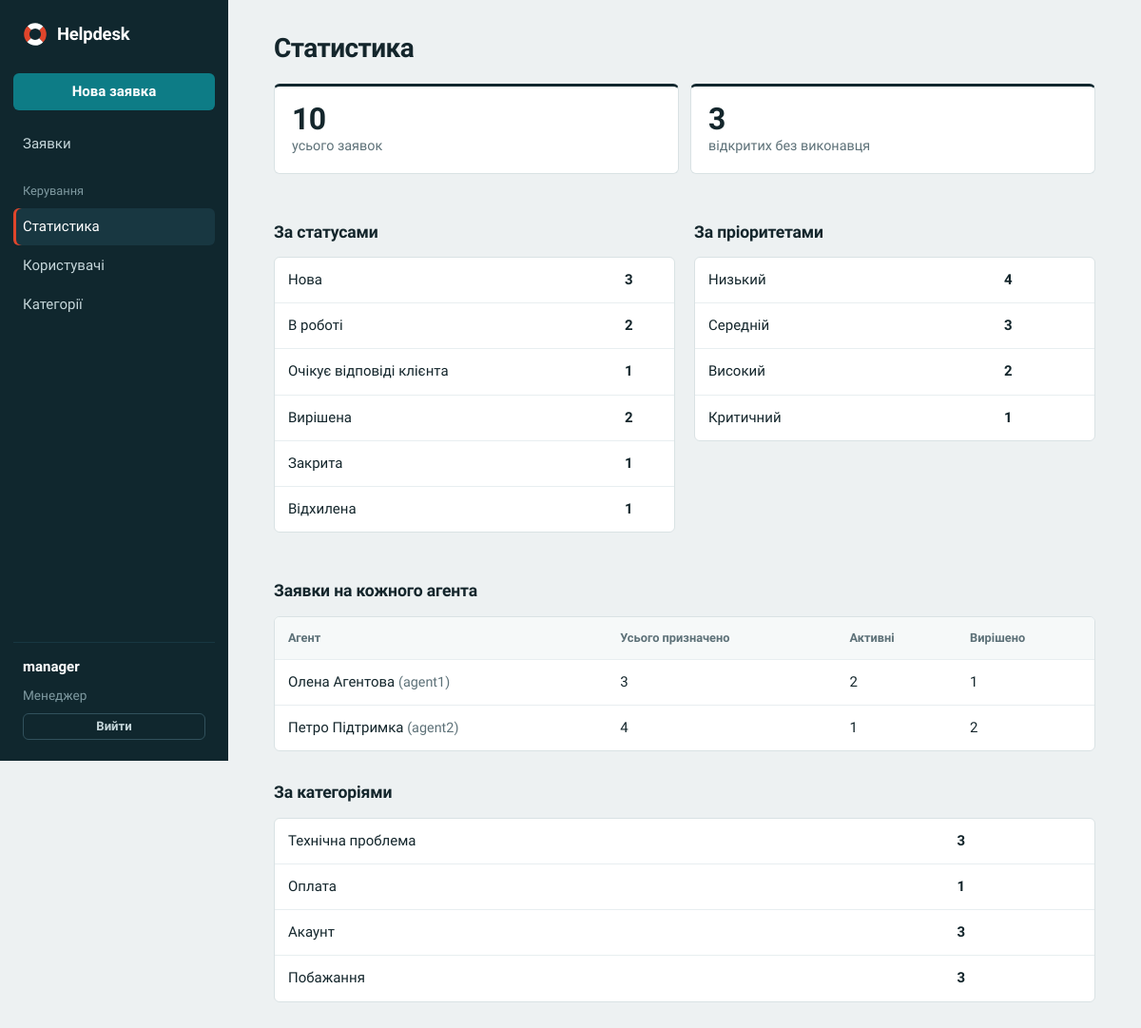
Screenshot of /manage/stats/ (signed in) with the database file from the repository.
### accounts/models.py (models this page shows, shortened)
class User(AbstractUser):
    class Role(models.TextChoices):
        CLIENT = "client", "Клієнт"
        AGENT = "agent", "Агент"
        MANAGER = "manager", "Менеджер"
    role = models.CharField("Роль", max_length=10, choices=Role.choices, default=Role.CLIENT)
    phone = models.CharField("Телефон", max_length=30, blank=True)
    bio = models.TextField("Про себе", blank=True)
    @property
    def is_client(self):
        return self.role == self.Role.CLIENT
    @property
    def is_manager(self):
        return self.role == self.Role.MANAGER
    @property
    def display_name(self):
        return self.get_full_name() or self.username

### tickets/models.py (models this page shows, shortened)
class Category(models.Model):
    name = models.CharField("Назва", max_length=80, unique=True)
    class Meta:
        ordering = ["name"]
        verbose_name = "Категорія"
        verbose_name_plural = "Категорії"

### tickets/views.py (the view)
# urls.py: path("manage/stats/", views.manage_stats, name="manage_stats"),
@role_required("manager")
def manage_stats(request):
    return render(request, "manage/stats.html", services.global_stats())

### accounts/permissions.py (called while the page is built)
def role_required(*roles):
    def decorator(view):
        @wraps(view)
        @login_required
        def wrapper(request, *args, **kwargs):
            if request.user.role not in roles:
                raise PermissionDenied
            return view(request, *args, **kwargs)
        return wrapper
    return decorator

### templates/manage/stats.html (shortened to what this page needs)
{% extends "base.html" %}
{% block content %}
<h1>Статистика</h1>
{% include "manage/_stats.html" %}
<h2>За категоріями</h2>
<div class="table-wrap"><table>{% for name, n in by_category %}<tr><td>{{ name }}</td><td><b>{{ n }}</b></td></tr>{% empty %}<tr><td class="meta">Категорій немає.</td></tr>{% endfor %}</table></div>
{% endblock %}

### templates/base.html (shortened to what this page needs)
{% load static %}<!doctype html>
<html lang="uk">
<head>
  <link rel="stylesheet" href="{% static 'style.css' %}">
</head>
<body>
{% with url_name=request.resolver_match.url_name %}
{% if user.is_authenticated %}
<div class="shell">
  <aside class="side">
    <a class="brand" href="{% url 'ticket_list' %}">{% include "_logo.html" %}Helpdesk</a>
    <nav>
      <a class="new" href="{% url 'ticket_create' %}">Нова заявка</a>
      <a href="{% url 'ticket_list' %}" class="{% if url_name == 'ticket_list' or url_name == 'ticket_detail' %}on{% endif %}">{% if user.is_client %}Мої заявки{% else %}Заявки{% endif %}</a>
      {% if user.is_manager %}
        <div class="group">Керування</div>
        <a href="{% url 'manage_stats' %}" class="{% if url_name == 'manage_stats' %}on{% endif %}">Статистика</a>
        <a href="{% url 'manage_users' %}" class="{% if url_name == 'manage_users' %}on{% endif %}">Користувачі</a>
        <a href="{% url 'manage_categories' %}" class="{% if url_name == 'manage_categories' %}on{% endif %}">Категорії</a>
      {% endif %}
    </nav>
    <div class="me">
      <a href="{% url 'profile' %}">{{ user.username }}</a>
      <span class="role">{{ user.get_role_display }}</span>
      <form method="post" action="{% url 'logout' %}">{% csrf_token %}<button class="btn secondary sm">Вийти</button></form>
    </div>
  </aside>
  <main><div class="page">
{% endif %}
    {% block content %}{% endblock %}
{% if user.is_authenticated %}
  </div></main>
</div>
{% else %}
    </div>
    <div style="margin-bottom:auto"></div>
  </section>
</div>
{% endif %}
{% endwith %}
</body>
</html>

### templates/manage/_stats.html
<div class="stats">
  <div class="card"><b>{{ total }}</b>усього заявок</div>
  <div class="card"><b>{{ unassigned }}</b>відкритих без виконавця</div>
</div>
<div class="grid2" style="grid-template-columns:repeat(2,minmax(0,1fr))">
  <div><h2>За статусами</h2><div class="table-wrap"><table>
    {% for label, n in by_status %}<tr><td>{{ label }}</td><td><b>{{ n }}</b></td></tr>{% endfor %}</table></div></div>
  <div><h2>За пріоритетами</h2><div class="table-wrap"><table>
    {% for label, n in by_priority %}<tr><td>{{ label }}</td><td><b>{{ n }}</b></td></tr>{% endfor %}</table></div></div>
</div>
<h2>Заявки на кожного агента</h2>
<div class="table-wrap"><table>
  <tr><th>Агент</th><th>Усього призначено</th><th>Активні</th><th>Вирішено</th></tr>
  {% for a in agent_stats %}<tr><td>{{ a.display_name }} <span class="meta">({{ a.username }})</span></td><td>{{ a.total }}</td><td>{{ a.active }}</td><td>{{ a.resolved }}</td></tr>
  {% empty %}<tr><td colspan="4" class="meta">Агентів немає.</td></tr>{% endfor %}
</table></div>

### static/style.css (style rules this page uses)
:root { --bg:#edf1f2; --surface:#fff; --ink:#14262c; --muted:#5d7178; --line:#d9e2e4; --line-soft:#e8eef0; --sea:#10272e; --sea-2:#183741; --sea-ink:#c5d6da; --sea-mute:#7f9aa1; --accent:#0d7c86; --accent-d:#0a626a; --accent-soft:#dff1f2; --signal:#e0452b; --bad:#c43a24; --radius:6px; --font:"Onest",system-ui,-apple-system,"Segoe UI",Roboto,sans-serif; --s-new:#2f6fd0; --s-new-bg:#e1ecfb; --s-new-ink:#1c4a94; --s-work:#d99a14; --s-work-bg:#fbefcf; --s-work-ink:#7a5208; --s-wait:#8a5bd0; --s-wait-bg:#eee6fa; --s-wait-ink:#573391; --s-done:#2c9a62; --s-done-bg:#dcf3e6; --s-done-ink:#1b6740; --s-closed:#8b9aa0; --s-closed-bg:#e6ebed; --s-closed-ink:#475a61; --s-rej:#c43a24; --s-rej-bg:#fbe3de; --s-rej-ink:#8a2616; }
* { box-sizing:border-box }
html { -webkit-text-size-adjust:100% }
body { margin:0;font-family:var(--font);font-size:15px;line-height:1.55;background:var(--bg);color:var(--ink) }
a { color:var(--accent-d);text-decoration:none }
.shell { display:grid;grid-template-columns:240px minmax(0,1fr);min-height:100vh }
.side { background:var(--sea);color:var(--sea-ink);display:flex;flex-direction:column;padding:22px 14px;position:sticky;top:0;height:100vh }
.brand { display:flex;align-items:center;gap:10px;color:#fff;font-weight:700;font-size:1.15rem;letter-spacing:-.01em;padding:0 10px 22px }
.side nav { display:flex;flex-direction:column;gap:2px }
.side nav a { color:var(--sea-ink);padding:8px 10px;border-radius:var(--radius);display:block }
.side nav a.on { background:var(--sea-2);color:#fff;box-shadow:inset 3px 0 0 var(--signal) }
.side .group { margin:18px 10px 6px;font-size:.8rem;color:var(--sea-mute) }
.side .new { margin:4px 0 14px;background:var(--accent);color:#fff;font-weight:600;text-align:center }
.side .me { margin-top:auto;border-top:1px solid var(--sea-2);padding:14px 10px 0;display:flex;flex-direction:column;gap:8px }
.side .me a { color:#fff;font-weight:600 }
.side .me .role { color:var(--sea-mute);font-size:.85rem }
.side .me .btn { background:transparent;border:1px solid #31515c;color:var(--sea-ink);width:100% }
.side form { margin:0 }
main { padding:34px clamp(18px,4vw,48px) 70px;min-width:0 }
.page { max-width:1080px }
h1 { margin:0 0 20px;font-size:1.75rem;line-height:1.2;letter-spacing:-.02em;font-weight:700 }
h2 { margin:30px 0 12px;font-size:1.1rem;letter-spacing:-.01em;font-weight:650 }
.meta { color:var(--muted);font-size:.9rem }
.card { background:var(--surface);border:1px solid var(--line);border-radius:var(--radius);padding:20px;margin-bottom:16px }
.btn { display:inline-block;border:1px solid var(--accent);border-radius:var(--radius);padding:8px 15px;font:inherit;font-weight:600;font-size:.92rem;cursor:pointer;background:var(--accent);color:#fff;line-height:1.35;text-align:center }
.btn.secondary { background:var(--surface);color:var(--ink);border-color:var(--line) }
.btn.sm { padding:4px 10px;font-size:.82rem }
.table-wrap { overflow-x:auto;margin-bottom:18px;background:var(--surface);border:1px solid var(--line);border-radius:var(--radius) }
table { width:100%;border-collapse:collapse }
th,td { padding:12px 14px;text-align:left;border-bottom:1px solid var(--line-soft);vertical-align:middle }
th { font-size:.8rem;font-weight:600;color:var(--muted);background:#f6f9f9;white-space:nowrap }
tr:last-child td { border-bottom:0 }
.stats { display:grid;grid-template-columns:repeat(auto-fit,minmax(170px,1fr));gap:12px;margin-bottom:18px }
.stats .card { margin:0;padding:16px 18px;color:var(--muted);font-size:.9rem;border-top:3px solid var(--sea) }
.stats b { display:block;font-size:2rem;line-height:1.15;color:var(--ink);letter-spacing:-.02em;font-variant-numeric:tabular-nums }
.grid2 { display:grid;grid-template-columns:minmax(0,2fr) minmax(0,1fr);gap:20px;align-items:start }
@media (prefers-reduced-motion:no-preference) { .btn,.side nav a { transition:background-color .15s,border-color .15s } }

### rows the page displays
User: username "manager", role "Менеджер"
User: display_name "Олена Агентова", username "agent1", total "3", active "2", resolved "1"
User: display_name "Петро Підтримка", username "agent2", total "4", active "1", resolved "2"
Category: name "Технічна проблема", n "3"
Category: name "Оплата", n "1"
Category: name "Акаунт", id "3"
Category: name "Побажання", n "3"

### other values shown
{{ total }} "10"
{{ unassigned }} "3"
{{ label }} "Нова" "В роботі" "Очікує відповіді клієнта" "Вирішена" "Закрита" "Відхилена"
{{ n }} "3" "2" "1" "2" "1" "1"
{{ label }} "Низький" "Середній" "Високий" "Критичний"
{{ n }} "4" "3" "2" "1"
